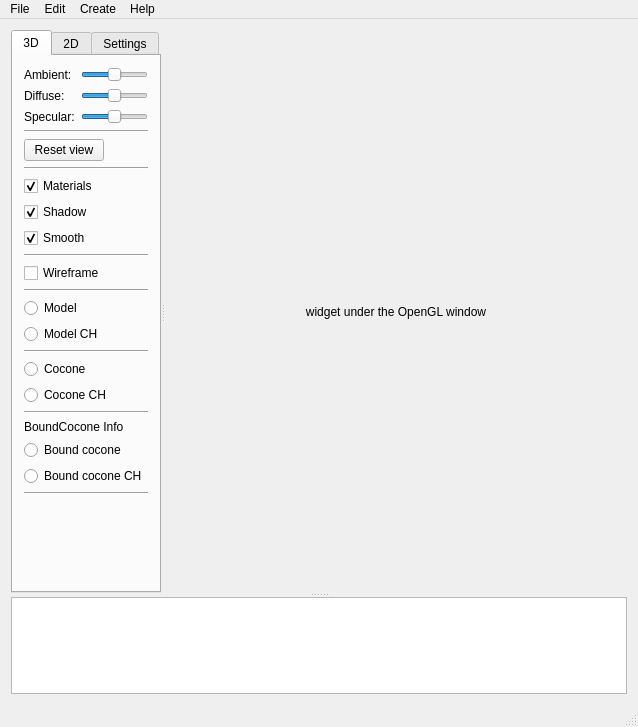
<?xml version="1.0" encoding="UTF-8"?>
<ui version="4.0">
 <class>MainWindow</class>
 <widget class="QMainWindow" name="MainWindow">
  <property name="windowModality">
   <enum>Qt::NonModal</enum>
  </property>
  <property name="geometry">
   <rect>
    <x>0</x>
    <y>0</y>
    <width>638</width>
    <height>727</height>
   </rect>
  </property>
  <widget class="QWidget" name="mainWidget">
   <property name="sizePolicy">
    <sizepolicy hsizetype="Preferred" vsizetype="Preferred">
     <horstretch>0</horstretch>
     <verstretch>0</verstretch>
    </sizepolicy>
   </property>
   <property name="layoutDirection">
    <enum>Qt::LeftToRight</enum>
   </property>
   <layout class="QVBoxLayout" name="verticalLayout">
    <item>
     <widget class="QSplitter" name="splitter_2">
      <property name="orientation">
       <enum>Qt::Vertical</enum>
      </property>
      <widget class="QSplitter" name="splitter">
       <property name="sizePolicy">
        <sizepolicy hsizetype="Expanding" vsizetype="Preferred">
         <horstretch>0</horstretch>
         <verstretch>2</verstretch>
        </sizepolicy>
       </property>
       <property name="orientation">
        <enum>Qt::Horizontal</enum>
       </property>
       <widget class="QTabWidget" name="tabWidget">
        <property name="sizePolicy">
         <sizepolicy hsizetype="Expanding" vsizetype="Expanding">
          <horstretch>1</horstretch>
          <verstretch>0</verstretch>
         </sizepolicy>
        </property>
        <property name="currentIndex">
         <number>0</number>
        </property>
        <widget class="QWidget" name="tab3D">
         <attribute name="title">
          <string>3D</string>
         </attribute>
         <layout class="QVBoxLayout" name="verticalLayout_2">
          <item>
           <layout class="QFormLayout" name="formLayout">
            <property name="sizeConstraint">
             <enum>QLayout::SetNoConstraint</enum>
            </property>
            <item row="1" column="0">
             <widget class="QLabel" name="label_Ambient">
              <property name="text">
               <string>Ambient:</string>
              </property>
             </widget>
            </item>
            <item row="1" column="1">
             <widget class="QSlider" name="Slider_Ambient">
              <property name="maximum">
               <number>2000</number>
              </property>
              <property name="value">
               <number>1000</number>
              </property>
              <property name="orientation">
               <enum>Qt::Horizontal</enum>
              </property>
             </widget>
            </item>
            <item row="2" column="0">
             <widget class="QLabel" name="Label_Diffuse">
              <property name="text">
               <string>Diffuse:</string>
              </property>
             </widget>
            </item>
            <item row="2" column="1">
             <widget class="QSlider" name="Slider_Diffuse">
              <property name="maximum">
               <number>2000</number>
              </property>
              <property name="value">
               <number>1000</number>
              </property>
              <property name="orientation">
               <enum>Qt::Horizontal</enum>
              </property>
             </widget>
            </item>
            <item row="3" column="0">
             <widget class="QLabel" name="label_Specular">
              <property name="text">
               <string>Specular:</string>
              </property>
             </widget>
            </item>
            <item row="3" column="1">
             <widget class="QSlider" name="Slider_Specular">
              <property name="maximum">
               <number>2000</number>
              </property>
              <property name="value">
               <number>1000</number>
              </property>
              <property name="orientation">
               <enum>Qt::Horizontal</enum>
              </property>
             </widget>
            </item>
           </layout>
          </item>
          <item>
           <widget class="Line" name="line_2">
            <property name="maximumSize">
             <size>
              <width>16777215</width>
              <height>16777215</height>
             </size>
            </property>
            <property name="orientation">
             <enum>Qt::Horizontal</enum>
            </property>
           </widget>
          </item>
          <item>
           <layout class="QHBoxLayout" name="horizontalLayout">
            <item>
             <widget class="QPushButton" name="Button_ResetView">
              <property name="maximumSize">
               <size>
                <width>16777215</width>
                <height>16777215</height>
               </size>
              </property>
              <property name="text">
               <string>Reset view</string>
              </property>
             </widget>
            </item>
            <item>
             <spacer name="horizontalSpacer">
              <property name="orientation">
               <enum>Qt::Horizontal</enum>
              </property>
              <property name="sizeType">
               <enum>QSizePolicy::Expanding</enum>
              </property>
              <property name="sizeHint" stdset="0">
               <size>
                <width>1</width>
                <height>20</height>
               </size>
              </property>
             </spacer>
            </item>
           </layout>
          </item>
          <item>
           <widget class="Line" name="line_3">
            <property name="orientation">
             <enum>Qt::Horizontal</enum>
            </property>
           </widget>
          </item>
          <item>
           <widget class="QCheckBox" name="checkBox_Materials">
            <property name="text">
             <string>Materials</string>
            </property>
            <property name="checked">
             <bool>true</bool>
            </property>
           </widget>
          </item>
          <item>
           <widget class="QCheckBox" name="checkBox_Shadow">
            <property name="text">
             <string>Shadow</string>
            </property>
            <property name="checked">
             <bool>true</bool>
            </property>
           </widget>
          </item>
          <item>
           <widget class="QCheckBox" name="checkBox_Smooth">
            <property name="text">
             <string>Smooth</string>
            </property>
            <property name="checked">
             <bool>true</bool>
            </property>
           </widget>
          </item>
          <item>
           <widget class="Line" name="line_6">
            <property name="orientation">
             <enum>Qt::Horizontal</enum>
            </property>
           </widget>
          </item>
          <item>
           <widget class="QCheckBox" name="checkBox_Wireframe">
            <property name="text">
             <string>Wireframe</string>
            </property>
            <property name="checked">
             <bool>false</bool>
            </property>
           </widget>
          </item>
          <item>
           <widget class="Line" name="line_7">
            <property name="orientation">
             <enum>Qt::Horizontal</enum>
            </property>
           </widget>
          </item>
          <item>
           <widget class="QRadioButton" name="radioButton_Model">
            <property name="text">
             <string>Model</string>
            </property>
           </widget>
          </item>
          <item>
           <widget class="QRadioButton" name="radioButton_ModelConvexHull">
            <property name="text">
             <string>Model CH</string>
            </property>
           </widget>
          </item>
          <item>
           <widget class="Line" name="line_10">
            <property name="orientation">
             <enum>Qt::Horizontal</enum>
            </property>
           </widget>
          </item>
          <item>
           <widget class="QRadioButton" name="radioButton_Cocone">
            <property name="text">
             <string>Cocone</string>
            </property>
           </widget>
          </item>
          <item>
           <widget class="QRadioButton" name="radioButton_CoconeConvexHull">
            <property name="text">
             <string>Cocone CH</string>
            </property>
           </widget>
          </item>
          <item>
           <widget class="Line" name="line_11">
            <property name="orientation">
             <enum>Qt::Horizontal</enum>
            </property>
           </widget>
          </item>
          <item>
           <widget class="QLabel" name="BoundCocone_label">
            <property name="text">
             <string>BoundCocone Info</string>
            </property>
           </widget>
          </item>
          <item>
           <widget class="QRadioButton" name="radioButton_BoundCocone">
            <property name="text">
             <string>Bound cocone</string>
            </property>
           </widget>
          </item>
          <item>
           <widget class="QRadioButton" name="radioButton_BoundCoconeConvexHull">
            <property name="text">
             <string>Bound cocone CH</string>
            </property>
           </widget>
          </item>
          <item>
           <widget class="Line" name="line">
            <property name="orientation">
             <enum>Qt::Horizontal</enum>
            </property>
           </widget>
          </item>
          <item>
           <spacer name="spacer">
            <property name="orientation">
             <enum>Qt::Vertical</enum>
            </property>
            <property name="sizeHint" stdset="0">
             <size>
              <width>0</width>
              <height>0</height>
             </size>
            </property>
           </spacer>
          </item>
         </layout>
        </widget>
        <widget class="QWidget" name="tab2D">
         <attribute name="title">
          <string>2D</string>
         </attribute>
         <layout class="QVBoxLayout" name="verticalLayout_5">
          <item>
           <widget class="QCheckBox" name="checkBox_ShowEffect">
            <property name="text">
             <string>Pencil</string>
            </property>
           </widget>
          </item>
          <item>
           <widget class="Line" name="line_5">
            <property name="orientation">
             <enum>Qt::Horizontal</enum>
            </property>
           </widget>
          </item>
          <item>
           <widget class="QCheckBox" name="checkBox_show_dft">
            <property name="text">
             <string>DFT</string>
            </property>
           </widget>
          </item>
          <item>
           <layout class="QFormLayout" name="formLayout_2">
            <item row="0" column="0">
             <widget class="QLabel" name="Label_DFT_Brightness">
              <property name="text">
               <string>Brightness:</string>
              </property>
             </widget>
            </item>
            <item row="0" column="1">
             <widget class="QSlider" name="Slider_DFT_Brightness">
              <property name="maximum">
               <number>1000</number>
              </property>
              <property name="sliderPosition">
               <number>500</number>
              </property>
              <property name="orientation">
               <enum>Qt::Horizontal</enum>
              </property>
             </widget>
            </item>
           </layout>
          </item>
          <item>
           <widget class="Line" name="line_4">
            <property name="orientation">
             <enum>Qt::Horizontal</enum>
            </property>
           </widget>
          </item>
          <item>
           <widget class="QCheckBox" name="checkBox_convex_hull_2d">
            <property name="text">
             <string>Convex hull</string>
            </property>
            <property name="checked">
             <bool>false</bool>
            </property>
           </widget>
          </item>
          <item>
           <widget class="Line" name="line_13">
            <property name="orientation">
             <enum>Qt::Horizontal</enum>
            </property>
           </widget>
          </item>
          <item>
           <widget class="QCheckBox" name="checkBox_OpticalFlow">
            <property name="text">
             <string>Optical flow</string>
            </property>
           </widget>
          </item>
          <item>
           <widget class="Line" name="line_9">
            <property name="orientation">
             <enum>Qt::Horizontal</enum>
            </property>
           </widget>
          </item>
          <item>
           <spacer name="verticalSpacer_3">
            <property name="orientation">
             <enum>Qt::Vertical</enum>
            </property>
            <property name="sizeHint" stdset="0">
             <size>
              <width>20</width>
              <height>350</height>
             </size>
            </property>
           </spacer>
          </item>
         </layout>
        </widget>
        <widget class="QWidget" name="tabSettings">
         <attribute name="title">
          <string>Settings</string>
         </attribute>
         <layout class="QVBoxLayout" name="verticalLayout_4">
          <item>
           <layout class="QHBoxLayout" name="horizontalLayout_2">
            <item>
             <layout class="QGridLayout" name="gridLayout">
              <item row="4" column="1">
               <widget class="QWidget" name="widget_default_color" native="true">
                <property name="minimumSize">
                 <size>
                  <width>20</width>
                  <height>10</height>
                 </size>
                </property>
                <property name="palette">
                 <palette>
                  <active>
                   <colorrole role="Base">
                    <brush brushstyle="SolidPattern">
                     <color alpha="255">
                      <red>255</red>
                      <green>255</green>
                      <blue>255</blue>
                     </color>
                    </brush>
                   </colorrole>
                   <colorrole role="Window">
                    <brush brushstyle="SolidPattern">
                     <color alpha="255">
                      <red>150</red>
                      <green>170</green>
                      <blue>150</blue>
                     </color>
                    </brush>
                   </colorrole>
                  </active>
                  <inactive>
                   <colorrole role="Base">
                    <brush brushstyle="SolidPattern">
                     <color alpha="255">
                      <red>255</red>
                      <green>255</green>
                      <blue>255</blue>
                     </color>
                    </brush>
                   </colorrole>
                   <colorrole role="Window">
                    <brush brushstyle="SolidPattern">
                     <color alpha="255">
                      <red>150</red>
                      <green>170</green>
                      <blue>150</blue>
                     </color>
                    </brush>
                   </colorrole>
                  </inactive>
                  <disabled>
                   <colorrole role="Base">
                    <brush brushstyle="SolidPattern">
                     <color alpha="255">
                      <red>150</red>
                      <green>170</green>
                      <blue>150</blue>
                     </color>
                    </brush>
                   </colorrole>
                   <colorrole role="Window">
                    <brush brushstyle="SolidPattern">
                     <color alpha="255">
                      <red>150</red>
                      <green>170</green>
                      <blue>150</blue>
                     </color>
                    </brush>
                   </colorrole>
                  </disabled>
                 </palette>
                </property>
                <property name="autoFillBackground">
                 <bool>true</bool>
                </property>
               </widget>
              </item>
              <item row="4" column="2">
               <widget class="QToolButton" name="ButtonDefaultColor">
                <property name="text">
                 <string>...</string>
                </property>
               </widget>
              </item>
              <item row="2" column="1">
               <widget class="QWidget" name="widget_clear_color" native="true">
                <property name="minimumSize">
                 <size>
                  <width>20</width>
                  <height>10</height>
                 </size>
                </property>
                <property name="palette">
                 <palette>
                  <active>
                   <colorrole role="Base">
                    <brush brushstyle="SolidPattern">
                     <color alpha="255">
                      <red>255</red>
                      <green>255</green>
                      <blue>255</blue>
                     </color>
                    </brush>
                   </colorrole>
                   <colorrole role="Window">
                    <brush brushstyle="SolidPattern">
                     <color alpha="255">
                      <red>20</red>
                      <green>50</green>
                      <blue>80</blue>
                     </color>
                    </brush>
                   </colorrole>
                  </active>
                  <inactive>
                   <colorrole role="Base">
                    <brush brushstyle="SolidPattern">
                     <color alpha="255">
                      <red>255</red>
                      <green>255</green>
                      <blue>255</blue>
                     </color>
                    </brush>
                   </colorrole>
                   <colorrole role="Window">
                    <brush brushstyle="SolidPattern">
                     <color alpha="255">
                      <red>20</red>
                      <green>50</green>
                      <blue>80</blue>
                     </color>
                    </brush>
                   </colorrole>
                  </inactive>
                  <disabled>
                   <colorrole role="Base">
                    <brush brushstyle="SolidPattern">
                     <color alpha="255">
                      <red>20</red>
                      <green>50</green>
                      <blue>80</blue>
                     </color>
                    </brush>
                   </colorrole>
                   <colorrole role="Window">
                    <brush brushstyle="SolidPattern">
                     <color alpha="255">
                      <red>20</red>
                      <green>50</green>
                      <blue>80</blue>
                     </color>
                    </brush>
                   </colorrole>
                  </disabled>
                 </palette>
                </property>
                <property name="autoFillBackground">
                 <bool>true</bool>
                </property>
               </widget>
              </item>
              <item row="2" column="2">
               <widget class="QToolButton" name="ButtonBackgroundColor">
                <property name="text">
                 <string>...</string>
                </property>
               </widget>
              </item>
              <item row="2" column="0">
               <widget class="QLabel" name="label_3">
                <property name="text">
                 <string>Background:</string>
                </property>
               </widget>
              </item>
              <item row="4" column="0">
               <widget class="QLabel" name="label_2">
                <property name="text">
                 <string>Default:</string>
                </property>
               </widget>
              </item>
              <item row="3" column="0">
               <widget class="QLabel" name="label_wireframe_color">
                <property name="text">
                 <string>Wireframe:</string>
                </property>
               </widget>
              </item>
              <item row="3" column="1">
               <widget class="QWidget" name="widget_wireframe_color" native="true">
                <property name="minimumSize">
                 <size>
                  <width>20</width>
                  <height>10</height>
                 </size>
                </property>
                <property name="palette">
                 <palette>
                  <active>
                   <colorrole role="Base">
                    <brush brushstyle="SolidPattern">
                     <color alpha="255">
                      <red>255</red>
                      <green>255</green>
                      <blue>255</blue>
                     </color>
                    </brush>
                   </colorrole>
                   <colorrole role="Window">
                    <brush brushstyle="SolidPattern">
                     <color alpha="255">
                      <red>255</red>
                      <green>255</green>
                      <blue>255</blue>
                     </color>
                    </brush>
                   </colorrole>
                  </active>
                  <inactive>
                   <colorrole role="Base">
                    <brush brushstyle="SolidPattern">
                     <color alpha="255">
                      <red>255</red>
                      <green>255</green>
                      <blue>255</blue>
                     </color>
                    </brush>
                   </colorrole>
                   <colorrole role="Window">
                    <brush brushstyle="SolidPattern">
                     <color alpha="255">
                      <red>255</red>
                      <green>255</green>
                      <blue>255</blue>
                     </color>
                    </brush>
                   </colorrole>
                  </inactive>
                  <disabled>
                   <colorrole role="Base">
                    <brush brushstyle="SolidPattern">
                     <color alpha="255">
                      <red>255</red>
                      <green>255</green>
                      <blue>255</blue>
                     </color>
                    </brush>
                   </colorrole>
                   <colorrole role="Window">
                    <brush brushstyle="SolidPattern">
                     <color alpha="255">
                      <red>255</red>
                      <green>255</green>
                      <blue>255</blue>
                     </color>
                    </brush>
                   </colorrole>
                  </disabled>
                 </palette>
                </property>
                <property name="autoFillBackground">
                 <bool>true</bool>
                </property>
               </widget>
              </item>
              <item row="3" column="2">
               <widget class="QToolButton" name="ButtonWireframeColor">
                <property name="enabled">
                 <bool>true</bool>
                </property>
                <property name="text">
                 <string>...</string>
                </property>
               </widget>
              </item>
             </layout>
            </item>
            <item>
             <spacer name="horizontalSpacer_3">
              <property name="orientation">
               <enum>Qt::Horizontal</enum>
              </property>
              <property name="sizeHint" stdset="0">
               <size>
                <width>40</width>
                <height>20</height>
               </size>
              </property>
             </spacer>
            </item>
           </layout>
          </item>
          <item>
           <widget class="Line" name="line_8">
            <property name="orientation">
             <enum>Qt::Horizontal</enum>
            </property>
           </widget>
          </item>
          <item>
           <layout class="QFormLayout" name="formLayout_3">
            <item row="0" column="0">
             <widget class="QLabel" name="label_default_ns">
              <property name="text">
               <string>Default Ns:</string>
              </property>
             </widget>
            </item>
            <item row="0" column="1">
             <widget class="QSlider" name="Slider_Default_Ns">
              <property name="minimum">
               <number>1</number>
              </property>
              <property name="maximum">
               <number>100</number>
              </property>
              <property name="value">
               <number>50</number>
              </property>
              <property name="orientation">
               <enum>Qt::Horizontal</enum>
              </property>
             </widget>
            </item>
           </layout>
          </item>
          <item>
           <widget class="Line" name="line_14">
            <property name="orientation">
             <enum>Qt::Horizontal</enum>
            </property>
           </widget>
          </item>
          <item>
           <widget class="QCheckBox" name="checkBox_VerticalSync">
            <property name="text">
             <string>V-Sync</string>
            </property>
           </widget>
          </item>
          <item>
           <widget class="Line" name="line_15">
            <property name="orientation">
             <enum>Qt::Horizontal</enum>
            </property>
           </widget>
          </item>
          <item>
           <layout class="QHBoxLayout" name="horizontalLayout_3">
            <item>
             <widget class="QLabel" name="label_ShadowQuality">
              <property name="text">
               <string>Shadow Quality:</string>
              </property>
             </widget>
            </item>
            <item>
             <widget class="QSlider" name="Slider_ShadowQuality">
              <property name="minimum">
               <number>1</number>
              </property>
              <property name="maximum">
               <number>10</number>
              </property>
              <property name="orientation">
               <enum>Qt::Horizontal</enum>
              </property>
             </widget>
            </item>
           </layout>
          </item>
          <item>
           <widget class="Line" name="line_12">
            <property name="orientation">
             <enum>Qt::Horizontal</enum>
            </property>
           </widget>
          </item>
          <item>
           <spacer name="verticalSpacer_2">
            <property name="orientation">
             <enum>Qt::Vertical</enum>
            </property>
            <property name="sizeHint" stdset="0">
             <size>
              <width>20</width>
              <height>40</height>
             </size>
            </property>
           </spacer>
          </item>
         </layout>
        </widget>
       </widget>
       <widget class="GraphicsWidget" name="graphics_widget">
        <property name="sizePolicy">
         <sizepolicy hsizetype="Preferred" vsizetype="Preferred">
          <horstretch>3</horstretch>
          <verstretch>0</verstretch>
         </sizepolicy>
        </property>
        <property name="minimumSize">
         <size>
          <width>400</width>
          <height>400</height>
         </size>
        </property>
        <property name="text">
         <string>widget under the OpenGL window</string>
        </property>
        <property name="textFormat">
         <enum>Qt::PlainText</enum>
        </property>
        <property name="alignment">
         <set>Qt::AlignCenter</set>
        </property>
       </widget>
      </widget>
      <widget class="QTextEdit" name="text_log">
       <property name="sizePolicy">
        <sizepolicy hsizetype="Expanding" vsizetype="Expanding">
         <horstretch>0</horstretch>
         <verstretch>1</verstretch>
        </sizepolicy>
       </property>
       <property name="font">
        <font>
         <family>Monospace</family>
        </font>
       </property>
       <property name="lineWrapMode">
        <enum>QTextEdit::NoWrap</enum>
       </property>
       <property name="readOnly">
        <bool>true</bool>
       </property>
      </widget>
     </widget>
    </item>
   </layout>
  </widget>
  <widget class="QMenuBar" name="menuBar">
   <property name="geometry">
    <rect>
     <x>0</x>
     <y>0</y>
     <width>638</width>
     <height>20</height>
    </rect>
   </property>
   <property name="sizePolicy">
    <sizepolicy hsizetype="Expanding" vsizetype="Expanding">
     <horstretch>0</horstretch>
     <verstretch>0</verstretch>
    </sizepolicy>
   </property>
   <widget class="QMenu" name="menuFile">
    <property name="title">
     <string>File</string>
    </property>
    <addaction name="actionLoad"/>
    <addaction name="actionExport"/>
    <addaction name="separator"/>
    <addaction name="actionExit"/>
   </widget>
   <widget class="QMenu" name="menuHelp">
    <property name="title">
     <string>Help</string>
    </property>
    <addaction name="actionHelp"/>
    <addaction name="actionSelfTest"/>
    <addaction name="separator"/>
    <addaction name="actionAbout"/>
   </widget>
   <widget class="QMenu" name="menuCreate">
    <property name="title">
     <string>Create</string>
    </property>
   </widget>
   <widget class="QMenu" name="menuEdit">
    <property name="title">
     <string>Edit</string>
    </property>
    <addaction name="actionBoundCocone"/>
   </widget>
   <addaction name="menuFile"/>
   <addaction name="menuEdit"/>
   <addaction name="menuCreate"/>
   <addaction name="menuHelp"/>
  </widget>
  <widget class="QStatusBar" name="statusBar"/>
  <action name="actionLoad">
   <property name="text">
    <string>Open...</string>
   </property>
  </action>
  <action name="actionExit">
   <property name="text">
    <string>Exit</string>
   </property>
  </action>
  <action name="actionAbout">
   <property name="text">
    <string>About</string>
   </property>
  </action>
  <action name="actionFullScreen">
   <property name="text">
    <string>FullScreen</string>
   </property>
   <property name="shortcut">
    <string>F11</string>
   </property>
  </action>
  <action name="actionHelp">
   <property name="text">
    <string>Help</string>
   </property>
  </action>
  <action name="actionExport">
   <property name="text">
    <string>Export...</string>
   </property>
  </action>
  <action name="actionSelfTest">
   <property name="text">
    <string>Self-Test</string>
   </property>
  </action>
  <action name="actionBoundCocone">
   <property name="text">
    <string>BoundCocone...</string>
   </property>
  </action>
 </widget>
 <layoutdefault spacing="6" margin="11"/>
 <customwidgets>
  <customwidget>
   <class>GraphicsWidget</class>
   <extends>QLabel</extends>
   <header>ui/widgets/graphics_widget.h</header>
  </customwidget>
 </customwidgets>
 <resources/>
 <connections/>
</ui>
